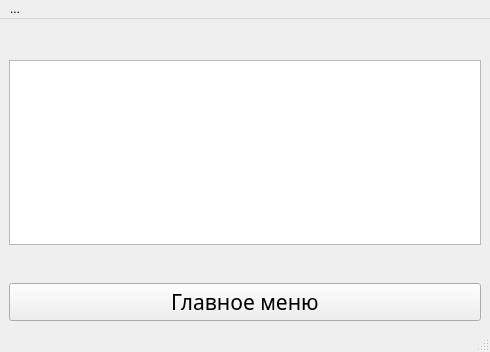
<?xml version="1.0" encoding="UTF-8"?>
<ui version="4.0">
 <class>Cpm_End</class>
 <widget class="QMainWindow" name="Cpm_End">
  <property name="geometry">
   <rect>
    <x>0</x>
    <y>0</y>
    <width>490</width>
    <height>352</height>
   </rect>
  </property>
  <property name="sizePolicy">
   <sizepolicy hsizetype="Expanding" vsizetype="Expanding">
    <horstretch>0</horstretch>
    <verstretch>0</verstretch>
   </sizepolicy>
  </property>
  <property name="windowTitle">
   <string>Текстовые квесты</string>
  </property>
  <widget class="QWidget" name="centralwidget">
   <layout class="QVBoxLayout" name="verticalLayout">
    <item>
     <spacer name="verticalSpacer">
      <property name="orientation">
       <enum>Qt::Vertical</enum>
      </property>
      <property name="sizeType">
       <enum>QSizePolicy::Preferred</enum>
      </property>
      <property name="sizeHint" stdset="0">
       <size>
        <width>20</width>
        <height>40</height>
       </size>
      </property>
     </spacer>
    </item>
    <item>
     <widget class="QTextBrowser" name="textBrowser"/>
    </item>
    <item>
     <spacer name="verticalSpacer_2">
      <property name="orientation">
       <enum>Qt::Vertical</enum>
      </property>
      <property name="sizeType">
       <enum>QSizePolicy::Preferred</enum>
      </property>
      <property name="sizeHint" stdset="0">
       <size>
        <width>20</width>
        <height>40</height>
       </size>
      </property>
     </spacer>
    </item>
    <item>
     <widget class="QPushButton" name="pushButton_3">
      <property name="sizePolicy">
       <sizepolicy hsizetype="Preferred" vsizetype="Preferred">
        <horstretch>0</horstretch>
        <verstretch>0</verstretch>
       </sizepolicy>
      </property>
      <property name="font">
       <font>
        <family>Segoe Print</family>
        <pointsize>16</pointsize>
        <italic>false</italic>
       </font>
      </property>
      <property name="cursor">
       <cursorShape>PointingHandCursor</cursorShape>
      </property>
      <property name="text">
       <string>Главное меню</string>
      </property>
     </widget>
    </item>
   </layout>
  </widget>
  <widget class="QMenuBar" name="menubar">
   <property name="geometry">
    <rect>
     <x>0</x>
     <y>0</y>
     <width>490</width>
     <height>21</height>
    </rect>
   </property>
   <widget class="QMenu" name="menu">
    <property name="title">
     <string>...</string>
    </property>
    <addaction name="separator"/>
    <addaction name="separator"/>
    <addaction name="action_3"/>
    <addaction name="action_4"/>
   </widget>
   <addaction name="menu"/>
  </widget>
  <widget class="QStatusBar" name="statusbar"/>
  <action name="action_3">
   <property name="text">
    <string>О приложении</string>
   </property>
  </action>
  <action name="action_4">
   <property name="text">
    <string>Выход</string>
   </property>
  </action>
 </widget>
 <resources/>
 <connections/>
</ui>
